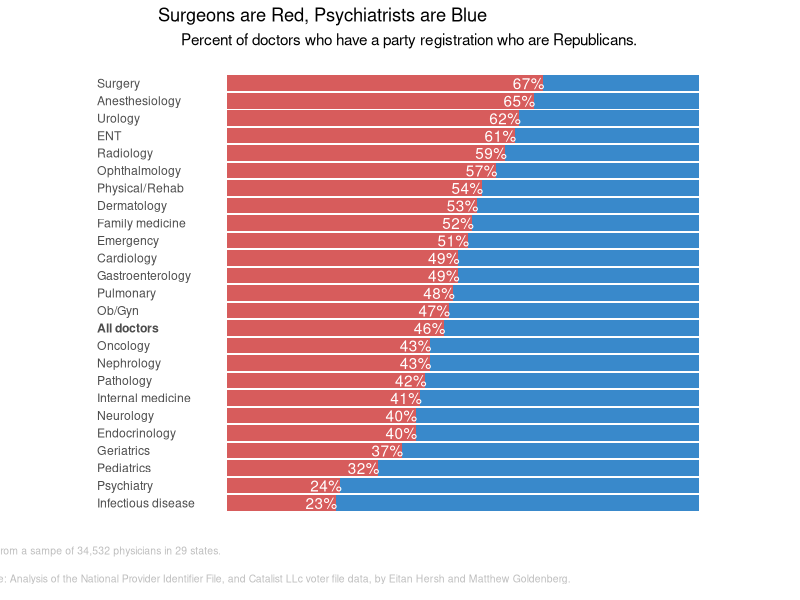

Here is the R script that generated this plot:
## ---- chunk 1
knitr::opts_chunk$set(collapse = TRUE, message=FALSE, warning=FALSE)
## ---- chunk 2
library(ggplot2)
library(dplyr)
library(cowplot)

df_physician_affiliation <- data.frame(speciality = c("Surgery","Anesthesiology","Urology","ENT","Radiology","Ophthalmology","Physical/Rehab","Dermatology","Family medicine","Emergency","Cardiology","Gastroenterology","Pulmonary","Ob/Gyn","All doctors","Oncology","Nephrology","Pathology","Internal medicine","Neurology","Endocrinology","Geriatrics","Pediatrics","Psychiatry","Infectious disease"),republican = c(67,65,62,61,59,57,54,53,52,51,49,49,48,47,46,43,43,42,41,40,40,37,32,24,23)) %>% mutate(democrats = 100-republican)

df_physician_affiliation <- df_physician_affiliation %>% reshape2::melt()
df_physician_affiliation$speciality <- factor(df_physician_affiliation$speciality,levels = rev(c("Surgery","Anesthesiology","Urology","ENT","Radiology","Ophthalmology","Physical/Rehab","Dermatology","Family medicine","Emergency","Cardiology","Gastroenterology","Pulmonary","Ob/Gyn","All doctors","Oncology","Nephrology","Pathology","Internal medicine","Neurology","Endocrinology","Geriatrics","Pediatrics","Psychiatry","Infectious disease")))

## ---- chunk 3
# Multi line Caption alignment using cowplot
p <- ggplot(df_physician_affiliation) + 
  geom_bar(stat = "identity", aes(x=speciality,y=value,fill=variable), 
           position = position_stack(reverse = TRUE)
  ) + 
  scale_fill_manual(values = c("#D75C5C","#3989CB")) +
  geom_text(
    data = df_physician_affiliation[1:25,],aes(x=speciality,y=value-3,label=paste0(value,"%")),
    color = "white"
  ) +
  coord_flip() +
  xlab("") + ylab("") +
  theme_classic() +
  theme(
    panel.grid.minor = element_blank(),
    panel.grid.major = element_blank(),
    panel.border = element_blank(),
    axis.text.y = element_text(hjust=0,face=c(rep("plain",10),"bold",rep("plain",15))),
    axis.ticks.y = element_blank(),
    axis.ticks.x = element_blank(),
    axis.text.x = element_blank(),
    plot.title = element_text(hjust = -0.24),
    plot.subtitle = element_text(hjust = -0.36),
    # plot.margin = unit(c(2,6,2,2), "lines"),
    legend.position="none",
    axis.line = element_blank(),
    aspect.ratio = 0.85
  ) + 
  labs(
    title = "Surgeons are Red, Psychiatrists are Blue",
    subtitle = "Percent of doctors who have a party registration who are Republicans.\n"
  )

p1 <- add_sub(p,"Data from a sampe of 34,532 physicians in 29 states.",hjust=1.97,colour = "grey", size = 7.5)
p2 <- add_sub(p1,"Source: Analysis of the National Provider Identifier File, and Catalist LLc voter file data, by Eitan Hersh and Matthew Goldenberg.",hjust=0.82,colour = "grey", size = 7.5)
ggdraw(p2)


